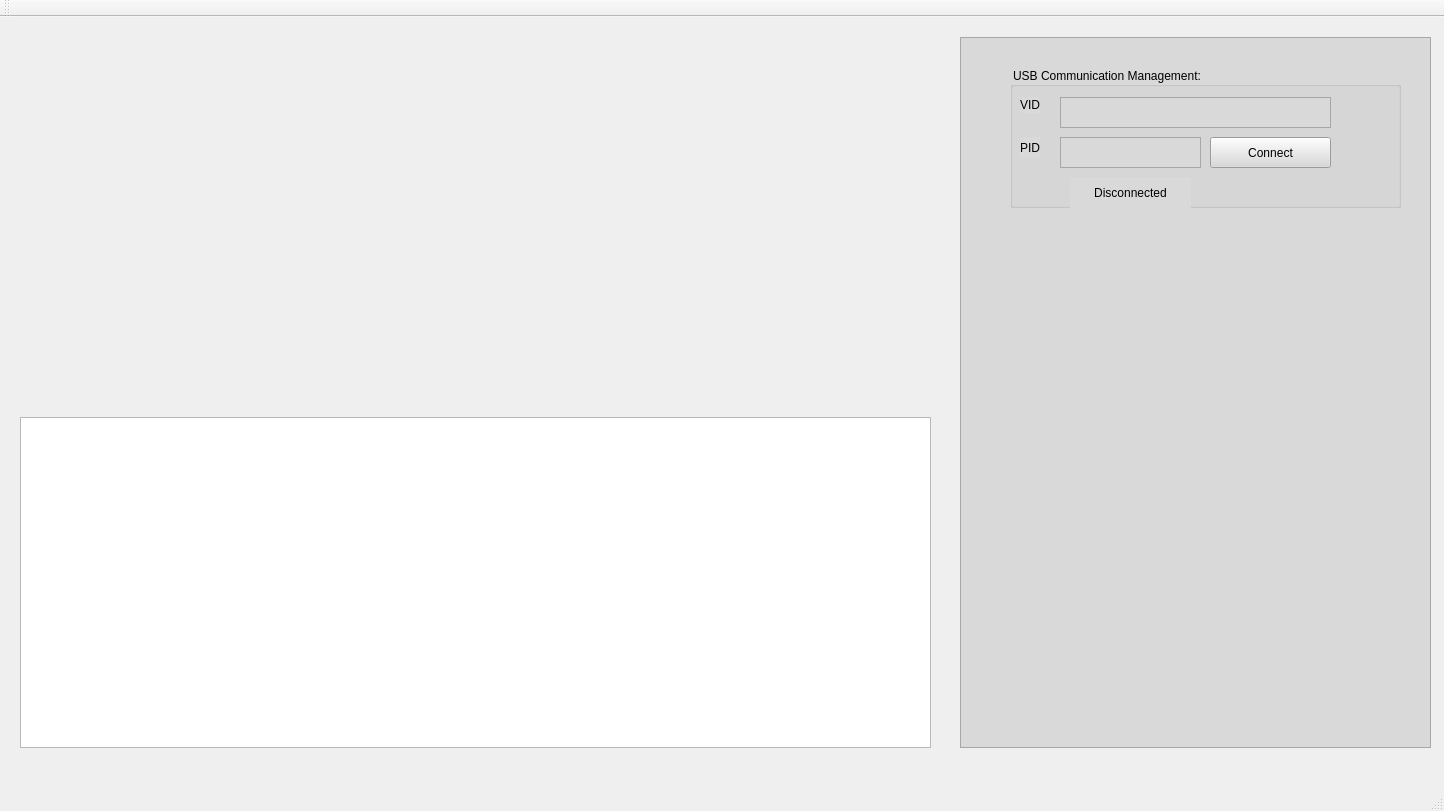
<?xml version="1.0" encoding="UTF-8"?>
<ui version="4.0">
 <class>MainWindow</class>
 <widget class="QMainWindow" name="MainWindow">
  <property name="geometry">
   <rect>
    <x>0</x>
    <y>0</y>
    <width>1444</width>
    <height>811</height>
   </rect>
  </property>
  <property name="windowTitle">
   <string>MainWindow</string>
  </property>
  <widget class="QWidget" name="centralWidget">
   <widget class="QFrame" name="frame">
    <property name="geometry">
     <rect>
      <x>960</x>
      <y>20</y>
      <width>471</width>
      <height>711</height>
     </rect>
    </property>
    <property name="autoFillBackground">
     <bool>false</bool>
    </property>
    <property name="styleSheet">
     <string notr="true">background-color: rgb(186, 186, 186);
background-color: rgb(217, 217, 217);</string>
    </property>
    <property name="frameShape">
     <enum>QFrame::StyledPanel</enum>
    </property>
    <property name="frameShadow">
     <enum>QFrame::Raised</enum>
    </property>
    <widget class="QGroupBox" name="groupBox">
     <property name="geometry">
      <rect>
       <x>50</x>
       <y>30</y>
       <width>391</width>
       <height>141</height>
      </rect>
     </property>
     <property name="title">
      <string>USB Communication Management:</string>
     </property>
     <widget class="QTextEdit" name="vidTxt">
      <property name="geometry">
       <rect>
        <x>50</x>
        <y>30</y>
        <width>271</width>
        <height>31</height>
       </rect>
      </property>
     </widget>
     <widget class="QLabel" name="label">
      <property name="geometry">
       <rect>
        <x>10</x>
        <y>30</y>
        <width>20</width>
        <height>16</height>
       </rect>
      </property>
      <property name="text">
       <string>VID</string>
      </property>
     </widget>
     <widget class="QLabel" name="label_2">
      <property name="geometry">
       <rect>
        <x>10</x>
        <y>70</y>
        <width>20</width>
        <height>21</height>
       </rect>
      </property>
      <property name="text">
       <string>PID</string>
      </property>
     </widget>
     <widget class="QTextEdit" name="pidTxt">
      <property name="geometry">
       <rect>
        <x>50</x>
        <y>70</y>
        <width>141</width>
        <height>31</height>
       </rect>
      </property>
     </widget>
     <widget class="QPushButton" name="connectBtn">
      <property name="geometry">
       <rect>
        <x>200</x>
        <y>70</y>
        <width>121</width>
        <height>31</height>
       </rect>
      </property>
      <property name="text">
       <string>Connect</string>
      </property>
     </widget>
     <widget class="QLabel" name="usbStatusLabel">
      <property name="geometry">
       <rect>
        <x>60</x>
        <y>110</y>
        <width>121</width>
        <height>31</height>
       </rect>
      </property>
      <property name="text">
       <string>Disconnected</string>
      </property>
      <property name="alignment">
       <set>Qt::AlignCenter</set>
      </property>
     </widget>
     <zorder>vidTxt</zorder>
     <zorder>label</zorder>
     <zorder>label_2</zorder>
     <zorder>label_2</zorder>
     <zorder>pidTxt</zorder>
     <zorder>connectBtn</zorder>
     <zorder>usbStatusLabel</zorder>
    </widget>
   </widget>
   <widget class="QChartView" name="graphicsView">
    <property name="geometry">
     <rect>
      <x>20</x>
      <y>400</y>
      <width>911</width>
      <height>331</height>
     </rect>
    </property>
   </widget>
   <zorder>label_3</zorder>
   <zorder>label_3</zorder>
   <zorder>label_3</zorder>
   <zorder>frame</zorder>
   <zorder>graphicsView</zorder>
  </widget>
  <widget class="QMenuBar" name="menuBar">
   <property name="geometry">
    <rect>
     <x>0</x>
     <y>0</y>
     <width>1444</width>
     <height>26</height>
    </rect>
   </property>
  </widget>
  <widget class="QToolBar" name="mainToolBar">
   <attribute name="toolBarArea">
    <enum>TopToolBarArea</enum>
   </attribute>
   <attribute name="toolBarBreak">
    <bool>false</bool>
   </attribute>
  </widget>
  <widget class="QStatusBar" name="statusBar"/>
 </widget>
 <layoutdefault spacing="6" margin="11"/>
 <customwidgets>
  <customwidget>
   <class>QChartView</class>
   <extends>QGraphicsView</extends>
   <header>PyQt5.QtChart</header>
  </customwidget>
 </customwidgets>
 <resources/>
 <connections/>
</ui>
